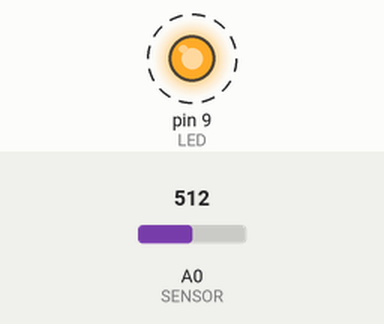
Bench run of a sketch on a simulated Arduino Uno, built with avr-gcc and run on an emulated ATmega328P. On the bench: output pins drawn as LEDs (lit = HIGH). Dashed ring = blinking. The test bench sets the inputs (shaded band); at power-on: A0 (SENSOR) = 512. What the sketch prints to the serial monitor is not drawn.

Above: at 0.2 s.
Timing chart, 0 to 3.0 s (numbered marks = the images above):
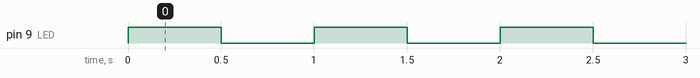

Measured:
- by itself, pin 9 (LED): alternates HIGH for 0.50 s and LOW for 0.50 s

The sketch:

SensorTemperature.ino
```cpp
// Comunicacao Serial
// Leio o sensor de temperatura e imprimo a temperatura
// no console

#define SENSOR 0 // define o pin leitura, analogico
#define LED 9 // define o pin de acendimento do LED

int val = 0; // definindo valor de leitura

void setup(){
  pinMode(LED, OUTPUT); // registro o valor do pin do led
  Serial.begin(9600); // registro a velocidade de comunicacao com a porta serial
}

void loop(){
  val = analogRead(SENSOR); // leio o sensor
  digitalWrite(LED,HIGH); // ligo o led

  // Calculo para conversao de volts para a temperatura
  float voltage = val * 0.00488;
  // Ajuste da temperatura
  voltage = voltage * 100;

  // Envio para a serial o valor da temperatura mais a palavra graus
  Serial.print(voltage); Serial.println(" graus");

  delay(500); // delay para a proxima leitura
  digitalWrite(LED,LOW); // desligo o led
  delay(500); // delay para a proxima leitura
}
```
